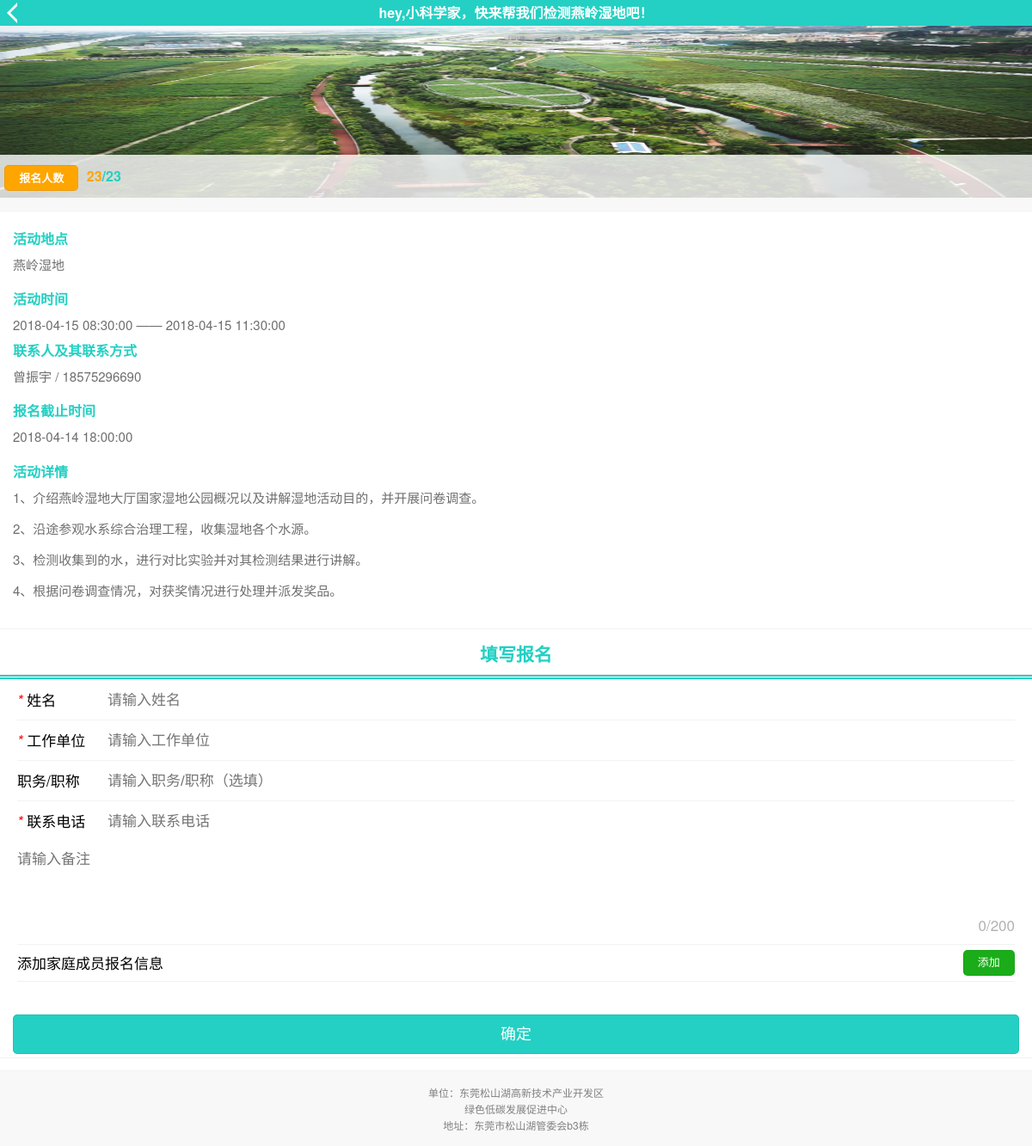
The page /sign.php?id=180 on the database its author committed.
### tables this page shows
CREATE TABLE `activities` (
  `activityId` int(11) NOT NULL AUTO_INCREMENT,
  `activityName` varchar(50) DEFAULT NULL,
  `activityStartTime` datetime DEFAULT NULL,
  `activityAddress` varchar(50) DEFAULT NULL,
  `deadlinetoRegister` datetime DEFAULT NULL,
  `totalParticipantLimit` int(11) DEFAULT NULL,
  `activityEndTime` datetime DEFAULT NULL,
  `describe` text,
  `activityPeople` varchar(20) DEFAULT NULL,
  `activityPeopleTel` varchar(20) DEFAULT NULL,
  `activityMark` int(10) DEFAULT NULL,
  PRIMARY KEY (`activityId`)
);

CREATE TABLE `images` (
  `activityId` int(20) NOT NULL DEFAULT '0',
  `imageUrl` varchar(50) NOT NULL DEFAULT '',
  PRIMARY KEY (`activityId`,`imageUrl`),
  CONSTRAINT `images_ibfk_1` FOREIGN KEY (`activityId`) REFERENCES `activities` (`activityId`)
);

### sign.php (the view, shortened to what this page needs)
<!DOCTYPE html>
<html lang="zh-cmn-Hans"><head><meta http-equiv="Content-Type" content="text/html; charset=UTF-8">
    <link rel="stylesheet" href="./WeUI_files/weui.css">
    <link rel="stylesheet" href="./WeUI_files/example.css">
    <link rel="stylesheet" href="css/wePublic.css">
</head>
<body>
<?php
$id=$_GET['id'];
$sql="select * from activities where activityId=$id";
$result = mysql_query($sql);
$row = mysql_fetch_array($result);
$activityName=$row['activityName'];
$totalParticipantLimit=$row['totalParticipantLimit'];
$activityAddress=$row['activityAddress'];
$activityStartTime=$row['activityStartTime'];
$activityEndTime=$row['activityEndTime'];
$deadlinetoRegister=$row['deadlinetoRegister'];
$describe=$row['describe'];
$tel = $row['activityPeople'];
$personName = $row['activityPeopleTel'];
$sql2="select imageUrl from images where activityid=$id";
$result2=mysql_query($sql2);
$row2=mysql_fetch_array($result2);
$imageUrl=$row2['imageUrl'];
$sql2 = "select count(*)as number from participants where registerformId IN(select registerformId from registerForm where acticitieId =$id)";
            $result2 = mysql_query($sql2);
            $row2 =  mysql_fetch_array($result2);
            $number = $row2['number'];
?>
<form action="xiapi2.php"  role="form" method="post"  id="demoForm"  onsubmit="return Check()">
<fieldset>
    <div class="container" id="container"><div class="page home js_show">
    <div class="page__hd padding0 bgGreen topTitle ">
        <a href="javascript:history.back();" class="trangle">
            <div class="trangle1"></div>
            <div class="trangle2"></div>
        </a>
        <h4><?php echo "$activityName"?></h4>
    </div>
    <div class="page__hd padding0 marB15">
        <div class="imgbox" id="imgbox">
            <img  src="<?php echo "$imageUrl"?>"/>
            <div class="person">
                <p><a href="" class="weui-btn weui-btn_mini bgOrange btn">报名人数</a>&nbsp<span class="textGrey"><?php echo "$number"?></span><span class="textGreen"><?php echo "/"."$totalParticipantLimit"?></span></p>
            </div>
        </div>
    </div>
    <div class="page__bd marB15">
        <div class="weui-panel weui-panel_access">
            <div class="weui-article">
                <h2 class="title textGreen textWieght">活动地点&nbsp</h2>
                <h3  class="text7b"><?php echo "$activityAddress"?></h3>
                <div class="block10"></div>
                <h2 class="title textGreen textWieght">活动时间&nbsp</h2>
                <h3  class="text7b">
                    <?php echo "$activityStartTime"?>
                    <span class="text7b">——</span>
                    <?php echo "$activityEndTime"?>
                </h3>
                <h2 class="title textGreen textWieght">联系人及其联系方式&nbsp</h2>
                <h3  class="text7b">
                    <?php echo "$tel"?>
                    <span class="text7b">/</span>
                    <?php echo "$personName"?>
                </h3>
                <div class="block10"></div>
                <h2 class="title textGreen textWieght">报名截止时间&nbsp</h2>
                <h3  class="text7b"><?php echo "$deadlinetoRegister"?></h3>
                <div class="block10"></div>
                <h2 class="title textGreen textWieght">活动详情&nbsp</h2>
                <div  class="text7b"><?php echo "$describe"?>
        </div>
    </div>
    <div class="page__bd marB15">
        <div class="weui-panel weui-panel_access">
            <div class="weui-cells weui-cells_form">
                <div class="weui-panel weui-panel_acces borderBGreen">
                    <div class="weui-panel__hd titleGreen  bigTitle">&nbsp&nbsp填写报名&nbsp&nbsp</div>
                </div>
                <div class="weui-cell">
                    <div class="weui-cell__hd">
                        <label class="weui-label"><i style="color:red;">* </i>姓名</label>
                    </div>
                    <div class="weui-cell__bd">
                        <input class="weui-input" type="text"  placeholder="请输入姓名" name="name" id="name" onfocus="onf_name();" onblur="onb_name();"/>
                    </div>
                </div>
                <div class="weui-cell">
                    <div class="weui-cell__hd">
                        <label class="weui-label"><i style="color:red;">* </i>工作单位</label>
                    </div>
                    <div class="weui-cell__bd">
                        <input class="weui-input" type="text" placeholder="请输入工作单位" name="unit" id="unit" onfocus="onf_unit();" onblur="onb_unit();"/>
                    </div>
                </div>
                <div class="weui-cell">
                    <div class="weui-cell__hd">
                        <label class="weui-label">职务/职称</label>
                    </div>
                    <div class="weui-cell__bd">
                        <input class="weui-input" type="text" placeholder="请输入职务/职称（选填）" name="job"/>
                    </div>
                </div>
                <div class="weui-cell">
                    <div class="weui-cell__hd">
                        <label class="weui-label"><i style="color:red;">* </i>联系电话</label>
                    </div>
                    <div class="weui-cell__bd">
                        <input class="weui-input" type="tel" placeholder="请输入联系电话" size="15"  pattern="^1[34578]{1}[0-9]{9}$" name="tel"  id="tel"  onfocus="onf_tel();" onblur="onb_tel();"/>
                    </div>
                </div>
                <div class="weui-cells weui-cells_form">
                    <div class="weui-cell">
                        <div class="weui-cell__bd">
                            <textarea class="weui-textarea" placeholder="请输入备注" rows="3"  name="text"></textarea>
                            <div class="weui-textarea-counter"><span>0</span>/200</div>
                        </div>
                    </div>
                </div>
                <div class="weui-cell weui-cell_switch">
                    <div class="weui-cell__bd">添加家庭成员报名信息</div>
                    <div class="weui-cell__ft">
                        <button onclick="checkboxOnclick()" type="button" id="addPerson" class="weui-btn weui-btn_mini weui-btn_primary">添加</button>
                    </div>
                </div>
                <div class="weui-cell" id="add"></div>
            </div>
            <div class="weui-btn-area">
                <button type="submit" class="weui-btn weui-btn_primary bgGreen" id="showTooltips">确定</button>
            </div>
        </div>
    </div>
</div>
    <div class="page__bd page__bd_spacing"  style="margin-top:15px;">
        <div class="weui-footer">
            <p class="weui-footer__text">
                单位：东莞松山湖高新技术产业开发区<br>绿色低碳发展促进中心
            </p>
            <p class="weui-footer__text">地址：东莞市松山湖管委会b3栋</p>
        </div>
    </div>
</fieldset>
</form>
</body></html>

### WeUI_files/example.css (style rules this page uses)
body,html { height:100%;-webkit-tap-highlight-color:transparent }
body { font-family:-apple-system-font,Helvetica Neue,Helvetica,sans-serif }
.page,body { background-color:#f8f8f8 }
.container { overflow:hidden }
.container,.page { position:absolute;top:0;right:0;bottom:0;left:0 }
.page { overflow-y:auto;-webkit-overflow-scrolling:touch;opacity:0;z-index:1 }
.page.js_show { opacity:1 }
.page__hd { padding:40px }
.page__bd_spacing { padding:0 15px }
.page.home .weui-cells { margin-top:0 }
.page.home .weui-cells:after,.page.home .weui-cells:before { display:none }
.page.home .weui-cell { padding-left:20px;padding-right:20px }
.page.home .weui-cell:before { left:20px;right:20px }

### css/wePublic.css (style rules this page uses)
.imgbox { width: 100%; height:200px; position: relative; overflow: hidden; }
.imgbox img { display: block; width: 100%; height: 100%; }
.imgbox .person { position: absolute; bottom: 0; left: 0; width: 100%; height: 50px; line-height: 50px; font-weight: 600; background: rgba(255,255,255,0.8); }
.person .btn { margin:auto 5px; vertical-align:middle }
.padding0 { padding: 0; }
.marB15 { margin-bottom: 15px; border: 0px !important; }
.block10 { height: 10px; }
.borderBGreen { border-bottom: 5px double #23D0C3 !important; }
.textWieght { font-weight: 600 !important; }
.textGreen { color: #23D0C3; }
.bgOrange { background: orange; }
.textGrey { color: orange; }
.text7b { color: #6e6e6e; }
.bgGreen { background: #23D0C3 !important; }
.titleGreen { color: #23D0C3; }
.bigTitle { font-size: 21px; font-weight: 600; text-align: center; }
.topTitle { position: relative; height: 30px; text-align: center; color: #fff; line-height: 30px; }
.topTitle .trangle { position: absolute; top: 0; left: 0px; height: 30px; width: 30px; }
.trangle1 { width:0px; height:0px; border-top:solid transparent 12px; border-bottom:solid transparent 12px; border-left:solid transparent 12px; border-right:solid #ffffff 12px; position:absolute; top:3px; left:-4px; }
.trangle2 { width:0px; height:0px; border-top:solid transparent 12px; border-bottom:solid transparent 12px; border-left:solid transparent 12px; border-right:solid #23D0C3 12px; position:absolute; top:3px; left:0px; }

### rows shown on the page
activities: activityName "hey,小科学家，快来帮我们检测燕岭湿地吧！", totalParticipantLimit "23", activityAddress "燕岭湿地", activityStartTime "2018-04-15 08:30:00", activityEndTime "2018-04-15 11:30:00", activityPeople "曾振宇", activityPeopleTel "18575296690", deadlinetoRegister "2018-04-14 18:00:00", describe "1、介绍燕岭湿地大厅国家湿地公园概况以及讲解湿地活动目的，并开展问卷调查。 2、沿途参观水系综合治理工程，收集湿地各个水源。 3、检测收集到的水，进行对比实验并对其检测结果进行讲解。 4、根据问卷调查情况，对获奖情况进行处理并派发奖品。"
images: imageUrl (placeholder picture)

### other values the page prints
$number "23"
